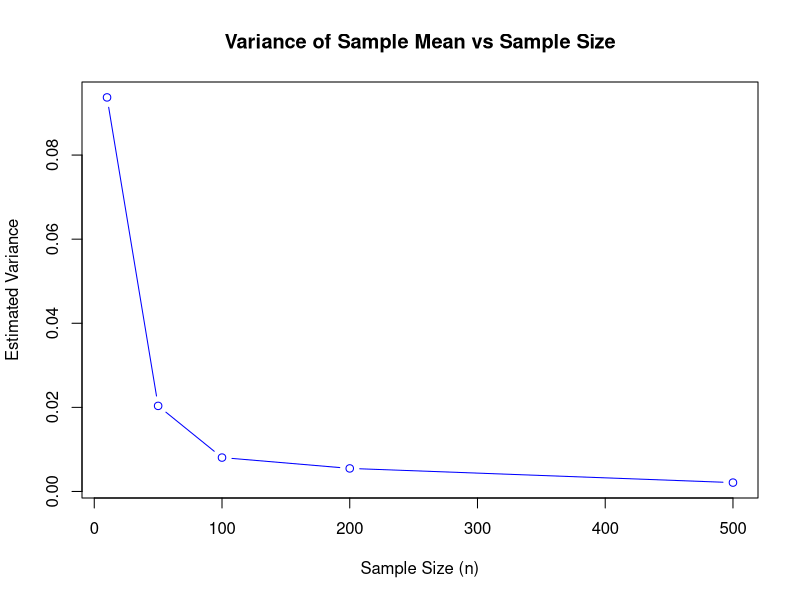
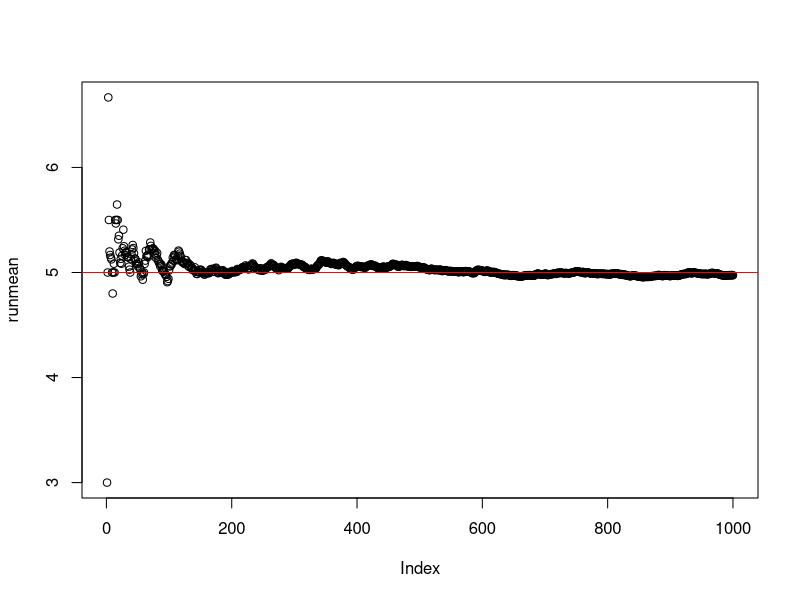
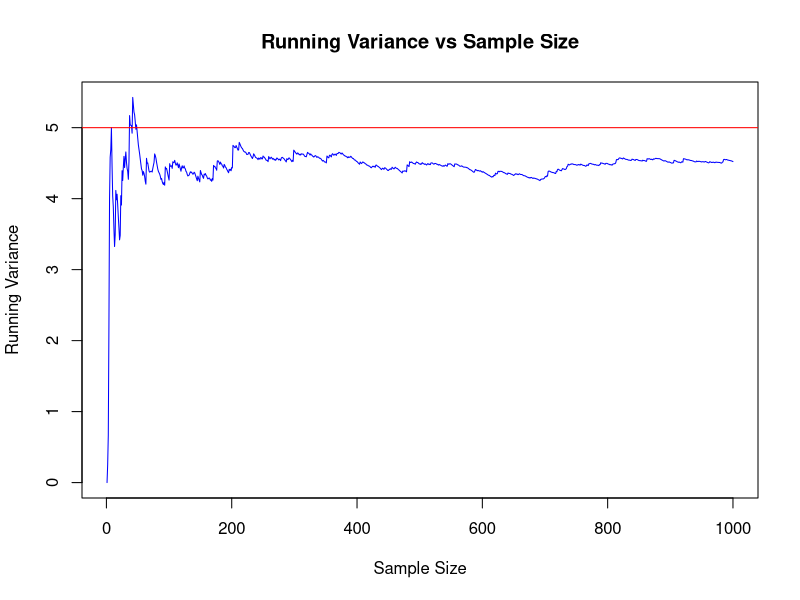

These charts were generated, in order, by the following R code:
## ---- chunk 1
run_sample_mean_trial <- function( n ) {

  samples <- rnorm(n, mean = 0, sd = 1)  
  return(mean(samples))
}

n <- 100
run_sample_mean_trial(n)
## ---- chunk 2
estimate_sample_mean_variance <- function(n, M) {
  sample_means <- numeric(M)  
  
  for (i in 1:M) {
    sample_means[i] <- run_sample_mean_trial(n)  
  }
  
  return(var(sample_means))  
}

n <- 100  
M <- 50  
estimate_sample_mean_variance(n, M)

## ---- chunk 3

#TODO: code goes here.
n_values <- c(10, 50, 100, 200, 500)

variances <- numeric(length(n_values))

for (i in 1:length(n_values)) {
  variances[i] <- estimate_sample_mean_variance(n_values[i], M = 100) 
}

plot(n_values, variances, type = "b", col = "blue", xlab = "Sample Size (n)", ylab = "Estimated Variance",
     main = "Variance of Sample Mean vs Sample Size")

## ---- chunk 4
# define running average function
# can be specified as cumulative sum / index of element
running_mean <- function(vec) {
   cumsum(vec) / seq_along(vec)
}

# Generate a bunch of lambda=5.0 Poissons and compute running mean.
poisdraws <- rpois(n=1000, lambda=5.0);
runmean <- running_mean( poisdraws );

# Plot the running mean
plot( runmean );
abline(h=5.0, col='red'); # Mean is 5.0
## ---- chunk 5

#TODO: code goes here.
poisson_monte_carlo <- function(n, lambda, iterations, threshold) {
  count <- 0
  
  for (i in 1:iterations) {
    sample_mean <- mean(rpois(n, lambda = lambda))
    
    if (abs(sample_mean - lambda) <= threshold) {
      count <- count + 1
    }
  }
  
  return(count / iterations)
}

n <- 250 
lambda <- 5.0 
iterations <- 10000 
threshold <- 0.25

poisson_monte_carlo(n, lambda, iterations, threshold)
## ---- chunk 6
running_var <- function(vec) {
  n <- length(vec)
  running_variances <- numeric(n)
  
  for (i in 1:n) {
    running_mean <- mean(vec[1:i])
    running_variances[i] <- mean(vec[1:i]^2) - running_mean^2
  }
  
  return(running_variances)
}

vec <- rpois(100, lambda = 5.0)  # Poisson distribution
running_var(vec)

## ---- chunk 7

# TODO: code to generate data
data <- rpois(1000, lambda = 5.0)

# TODO: code to compute running variance
running_variances <- running_var(data)

# TODO: code to create plot
plot(running_variances, type = "l", col = "blue", 
     xlab = "Sample Size", ylab = "Running Variance", 
     main = "Running Variance vs Sample Size")
abline(h = 5.0, col = "red")

